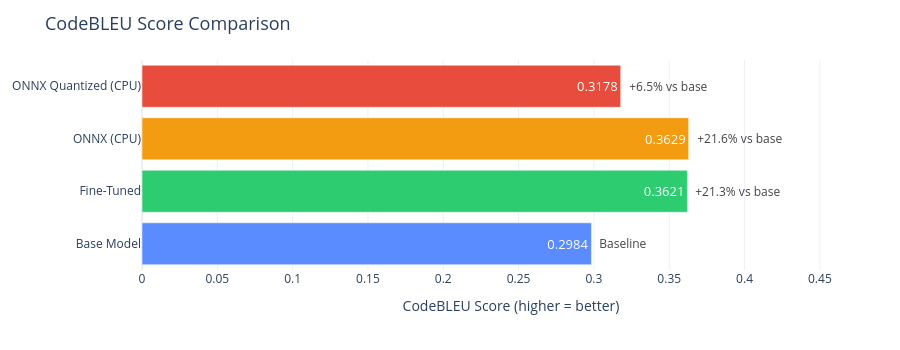

This figure's notebook cell:
### Markdown cell above
---
## 📊 Plot 2 — CodeBLEU Score Comparison

**CodeBLEU** is a code-specific similarity metric combining token match, AST match, and data-flow match against reference solutions.
Higher = better semantic alignment with ground truth.

### Code cell
# Plot 2 — CodeBLEU horizontal bar chart with improvement annotations

labels = [MODEL_LABELS[m_] for m_ in MODELS]
values = [m(m_)["codebleu"] for m_ in MODELS]
colors = [COLORS[m_] for m_ in MODELS]

base_val = values[0]
annotations = []
for i, (v, model) in enumerate(zip(values, MODELS)):
    delta = ((v - base_val) / base_val) * 100 if model != "base_model" else 0
    sign = "+" if delta >= 0 else ""
    tag = f"  Baseline" if model == "base_model" else f"  {sign}{delta:.1f}% vs base"
    annotations.append(dict(
        x=v, y=i,
        text=tag,
        showarrow=False,
        xanchor="left",
        font=dict(size=12, color="#444"),
    ))

fig2 = go.Figure(go.Bar(
    x=values,
    y=labels,
    orientation="h",
    marker_color=colors,
    hovertemplate="<b>%{y}</b><br>CodeBLEU: %{x:.4f}<extra></extra>",
    text=[f"{v:.4f}" for v in values],
    textposition="inside",
    textfont=dict(color="white", size=13),
))

fig2.update_layout(
    title_text="CodeBLEU Score Comparison",
    title_font_size=18,
    xaxis_title="CodeBLEU Score (higher = better)",
    template="plotly_white",
    height=350,
    annotations=annotations,
    xaxis=dict(range=[0, max(values) * 1.35]),
    margin=dict(t=60, r=20),
)

fig2.show()
save_plot(fig2, "02_codebleu_comparison")

### Figure 1 — Plotly figure (JSON) as saved in the notebook; plotly's stock layout.template omitted (floating-point values rounded to 4 significant figures)
{"data": [{"hovertemplate": "<b>%{y}</b><br>CodeBLEU: %{x:.4f}<extra></extra>", "marker": {"color": ["#5B8CFF", "#2ECC71", "#F39C12", "#E74C3C"]}, "orientation": "h", "text": ["0.2984", "0.3621", "0.3629", "0.3178"], "textfont": {"color": "white", "size": 13}, "textposition": "inside", "type": "bar", "x": [0.2984, 0.3621, 0.3629, 0.3178], "y": ["Base Model", "Fine-Tuned", "ONNX (CPU)", "ONNX Quantized (CPU)"]}], "layout": {"annotations": [{"font": {"color": "#444", "size": 12}, "showarrow": false, "text": "  Baseline", "x": 0.2984, "xanchor": "left", "y": 0}, {"font": {"color": "#444", "size": 12}, "showarrow": false, "text": "  +21.3% vs base", "x": 0.3621, "xanchor": "left", "y": 1}, {"font": {"color": "#444", "size": 12}, "showarrow": false, "text": "  +21.6% vs base", "x": 0.3629, "xanchor": "left", "y": 2}, {"font": {"color": "#444", "size": 12}, "showarrow": false, "text": "  +6.5% vs base", "x": 0.3178, "xanchor": "left", "y": 3}], "height": 350, "margin": {"r": 20, "t": 60}, "title": {"font": {"size": 18}, "text": "CodeBLEU Score Comparison"}, "xaxis": {"range": [0, 0.4899], "title": {"text": "CodeBLEU Score (higher = better)"}}}}
